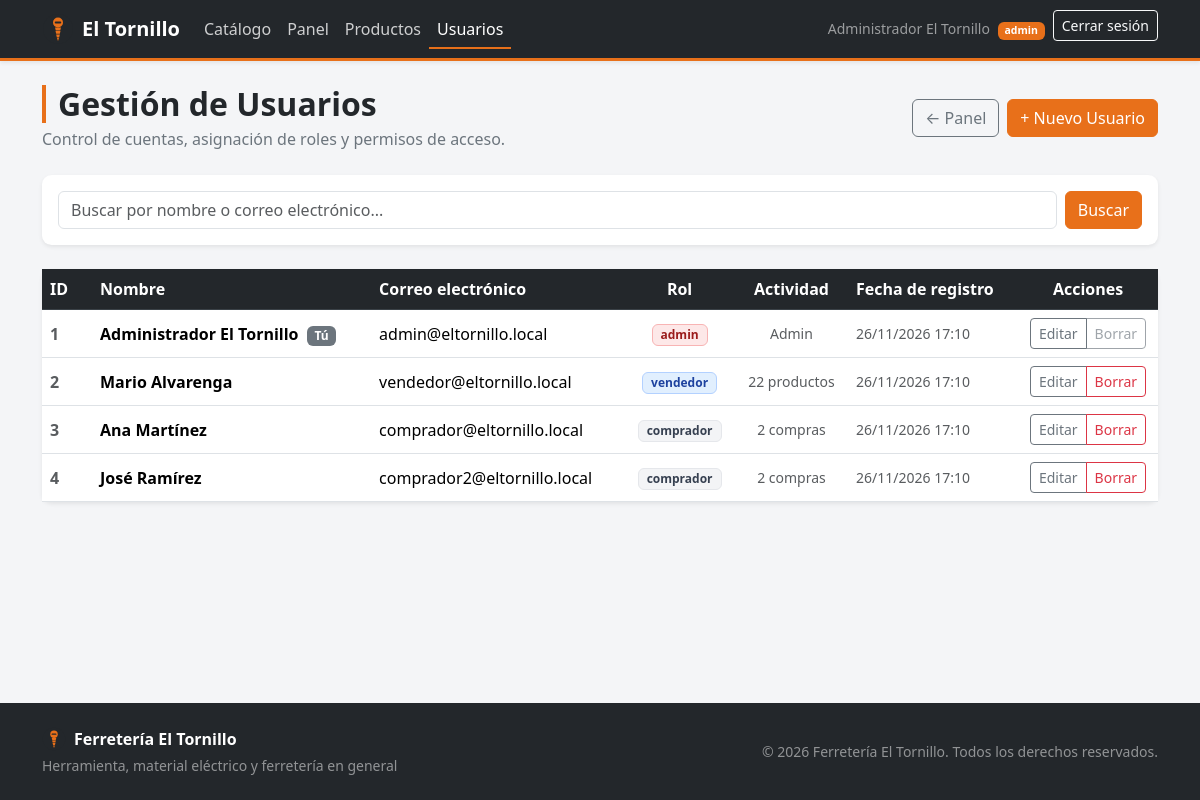
The app's page /admin/usuarios.php (signed in) with its own data.
### tables this page shows
CREATE TABLE usuarios (
    id        INT UNSIGNED NOT NULL AUTO_INCREMENT,
    nombre    VARCHAR(100) NOT NULL,
    correo    VARCHAR(150) NOT NULL,
    password  CHAR(32)     NOT NULL COMMENT 'MD5 hexadecimal',
    rol       ENUM('admin', 'vendedor', 'comprador') NOT NULL DEFAULT 'comprador',
    creado_en DATETIME     NOT NULL DEFAULT CURRENT_TIMESTAMP,
    PRIMARY KEY (id),
    UNIQUE KEY uk_usuarios_correo (correo)
);

### includes/config.php (called while the page is built, shortened)
<?php
function e(?string $texto): string
{
    return htmlspecialchars((string) $texto, ENT_QUOTES | ENT_SUBSTITUTE, 'UTF-8');
}
function url(string $ruta = ''): string
{
    return BASE_URL . ltrim($ruta, '/');
}
function fecha_legible(?string $fecha): string
{
    $ts = strtotime($fecha);
    return $ts === false ? $fecha : date('d/m/Y H:i', $ts);
}

### includes/auth.php (called while the page is built, shortened)
<?php
function esta_autenticado(): bool
{
    return isset($_SESSION['usuario_id'], $_SESSION['rol']);
}
function usuario_actual(): ?array
{
    return [
        'id'     => (int) $_SESSION['usuario_id'],
        'nombre' => (string) ($_SESSION['nombre'] ?? ''),
        'rol'    => (string) $_SESSION['rol'],
    ];
}
function usuario_id(): ?int
{
    return esta_autenticado() ? (int) $_SESSION['usuario_id'] : null;
}

### public/admin/usuarios.php (the view, shortened to what this page needs)
<?php
require_once __DIR__ . '/../../includes/auth.php';
$admin_actual_id = usuario_id();
$q = trim($_GET['q'] ?? '');
$sql = "SELECT u.id, u.nombre, u.correo, u.rol, u.creado_en,
               (SELECT COUNT(*) FROM facturas f WHERE f.comprador_id = u.id) AS facturas_comprador,
               (SELECT COUNT(*) FROM productos p WHERE p.vendedor_id = u.id) AS productos_vendedor
        FROM usuarios u
        WHERE u.nombre LIKE '%$q%' OR u.correo LIKE '%$q%'
        ORDER BY u.id ASC";
$res = mysqli_query($conn, $sql);
$usuarios = ($res !== false) ? mysqli_fetch_all($res, MYSQLI_ASSOC) : [];
require_once __DIR__ . '/../../includes/header.php';
?>
<div class="d-flex flex-wrap justify-content-between align-items-center gap-3 mb-4">
    <div>
        <h1 class="titulo-seccion h2 mb-1">Gestión de Usuarios</h1>
        <p class="text-secondary mb-0">Control de cuentas, asignación de roles y permisos de acceso.</p>
    </div>
    <div class="d-flex gap-2">
        <a href="<?= url('admin/panel.php') ?>" class="btn btn-outline-secondary">&larr; Panel</a>
        <button class="btn btn-naranja" data-bs-toggle="modal" data-bs-target="#modalCrearUsuario">
            + Nuevo Usuario
        </button>
    </div>
</div>
<div class="card mb-4 border-0 shadow-sm">
    <div class="card-body p-3">
        <form method="get" action="<?= url('admin/usuarios.php') ?>" class="d-flex gap-2">
            <input type="search" name="q" class="form-control" placeholder="Buscar por nombre o correo electrónico..." value="<?= e($q) ?>">
            <button type="submit" class="btn btn-naranja">Buscar</button>
        </form>
    </div>
</div>
<div class="card shadow-sm border-0">
    <div class="card-body p-0">
        <div class="table-responsive">
            <table class="table table-hover align-middle mb-0">
                <thead class="bg-oscuro text-white">
                    <tr>
                        <th style="width: 50px;">ID</th>
                        <th>Nombre</th>
                        <th>Correo electrónico</th>
                        <th class="text-center">Rol</th>
                        <th class="text-center">Actividad</th>
                        <th>Fecha de registro</th>
                        <th class="text-center" style="width: 140px;">Acciones</th>
                    </tr>
                </thead>
                <tbody>
                    <?php if (empty($usuarios)): ?>
                        <tr><td colspan="7" class="text-center py-4 text-muted">No se encontraron usuarios.</td></tr>
                    <?php else: ?>
                        <?php foreach ($usuarios as $u): ?>
                            <tr>
                                <td class="text-muted fw-bold"><?= $u['id'] ?></td>
                                <td class="fw-bold">
                                    <?= e($u['nombre']) ?>
                                    <?php if ((int)$u['id'] === $admin_actual_id): ?>
                                        <span class="badge bg-secondary ms-1">Tú</span>
                                    <?php endif; ?>
                                </td>
                                <td><?= e($u['correo']) ?></td>
                                <td class="text-center">
                                    <span class="badge <?= $u['rol'] === 'admin' ? 'badge-subtle-admin' : ($u['rol'] === 'vendedor' ? 'badge-subtle-vendedor' : 'badge-subtle-comprador') ?> px-2 py-1">
                                        <?= e($u['rol']) ?>
                                    </span>
                                </td>
                                <td class="text-center small text-muted">
                                    <?php if ($u['rol'] === 'comprador'): ?>
                                        <?= (int)$u['facturas_comprador'] ?> compras
                                    <?php elseif ($u['rol'] === 'vendedor'): ?>
                                        <?= (int)$u['productos_vendedor'] ?> productos
                                    <?php else: ?>
                                        Admin
                                    <?php endif; ?>
                                </td>
                                <td class="small text-muted"><?= fecha_legible($u['creado_en']) ?></td>
                                <td class="text-center">
                                    <div class="btn-group btn-group-sm">
                                        <button class="btn btn-outline-secondary" data-bs-toggle="modal" data-bs-target="#modalEdit<?= $u['id'] ?>">
                                            Editar
                                        </button>
                                        <?php if ((int)$u['id'] !== $admin_actual_id): ?>
                                            <button class="btn btn-outline-danger" onclick="if(confirm('¿Eliminar usuario #<?= $u['id'] ?> (<?= e(addslashes($u['nombre'])) ?>)?')) document.getElementById('del-u-<?= $u['id'] ?>').submit();">
                                                Borrar
                                            </button>
                                        <?php else: ?>
                                            <button class="btn btn-outline-secondary" disabled>Borrar</button>
                                        <?php endif; ?>
                                    </div>
                                </td>
                            </tr>
                        <?php endforeach; ?>
                    <?php endif; ?>
                </tbody>
            </table>
        </div>
    </div>
</div>
<?php require_once __DIR__ . '/../../includes/footer.php'; ?>

### includes/header.php (shortened to what this page needs)
<?php
require_once __DIR__ . '/auth.php';
$usuario       = usuario_actual();
$rol           = $usuario['rol'] ?? null;
$ruta_script = str_replace('\\', '/', $_SERVER['SCRIPT_NAME'] ?? '');
function clase_activa(string $archivo_o_ruta): string
{
    global $ruta_script;
    return basename($ruta_script) === $archivo_o_ruta ? ' active' : '';
}
?>
<!doctype html>
<html lang="es">
<head>
    <link rel="stylesheet" href="<?= url('assets/css/bootstrap.min.css') ?>">
    <link rel="stylesheet" href="<?= url('assets/css/estilos.css') ?>">
</head>
<body class="d-flex flex-column min-vh-100">
<nav class="navbar navbar-expand-lg navbar-dark bg-oscuro shadow-sm">
    <div class="container">
        <a class="navbar-brand d-flex align-items-center gap-2" href="<?= url('index.php') ?>">
            <img src="<?= url('assets/img/logo.svg') ?>" alt="" width="32" height="32">
            <span class="fw-bold">El Tornillo</span>
        </a>
        <div class="collapse navbar-collapse" id="menuPrincipal">
            <ul class="navbar-nav me-auto mb-2 mb-lg-0">
                <li class="nav-item">
                    <a class="nav-link<?= clase_activa('index.php') ?>" href="<?= url('index.php') ?>">Catálogo</a>
                </li>
                <?php if ($rol === 'comprador'): ?>
                    <li class="nav-item">
                        <a class="nav-link<?= clase_activa('catalogo.php') ?>" href="<?= url('comprador/catalogo.php') ?>">Comprar</a>
                    </li>
                    <li class="nav-item">
                        <a class="nav-link<?= clase_activa('carrito.php') ?>" href="<?= url('comprador/carrito.php') ?>">Carrito</a>
                    </li>
                    <li class="nav-item">
                        <a class="nav-link<?= clase_activa('historial.php') ?>" href="<?= url('comprador/historial.php') ?>">Mis facturas</a>
                    </li>
                <?php elseif ($rol === 'admin'): ?>
                    <li class="nav-item">
                        <a class="nav-link<?= clase_activa('panel.php') ?>" href="<?= url('admin/panel.php') ?>">Panel</a>
                    </li>
                    <li class="nav-item">
                        <a class="nav-link<?= clase_activa('productos.php') ?>" href="<?= url('admin/productos.php') ?>">Productos</a>
                    </li>
                    <li class="nav-item">
                        <a class="nav-link<?= clase_activa('usuarios.php') ?>" href="<?= url('admin/usuarios.php') ?>">Usuarios</a>
                    </li>
                <?php endif; ?>
            </ul>
            <ul class="navbar-nav mb-2 mb-lg-0">
                <?php if ($usuario !== null): ?>
                    <li class="nav-item d-flex align-items-center me-lg-2">
                        <span class="navbar-text small">
                            <?= e($usuario['nombre']) ?>
                            <span class="badge text-bg-naranja ms-1"><?= e($usuario['rol']) ?></span>
                        </span>
                    </li>
                    <li class="nav-item">
                        <a class="btn btn-sm btn-outline-light" href="<?= url('logout.php') ?>">Cerrar sesión</a>
                    </li>
                <?php endif; ?>
            </ul>
        </div>
    </div>
</nav>
<main class="container flex-grow-1 py-4">

### public/assets/css/estilos.css (style rules this page uses)
:root { --naranja: #e8701a; --naranja-oscuro: #c75c12; --naranja-claro: #fff1e6; --gris-oscuro: #23272b; --gris-medio: #3a4147; --gris-claro: #f4f5f7; }
html { background-color: var(--gris-oscuro); overscroll-behavior-y: none; }
body { background-color: var(--gris-claro); color: var(--gris-oscuro); }
.bg-oscuro { background-color: var(--gris-oscuro) !important; }
.text-bg-naranja { background-color: var(--naranja) !important; color: #fff !important; }
.btn-naranja { background-color: var(--naranja); border-color: var(--naranja); color: #fff; }
.navbar.bg-oscuro { border-bottom: 3px solid var(--naranja); }
.navbar-dark .navbar-nav .nav-link { color: rgba(255, 255, 255, 0.78); font-weight: 500; }
.navbar-dark .navbar-nav .nav-link:hover, .navbar-dark .navbar-nav .nav-link.active { color: #fff; }
.navbar-dark .navbar-nav .nav-link.active { box-shadow: inset 0 -2px 0 var(--naranja); }
.card { border: 1px solid #e3e6ea; border-radius: 0.6rem; }
.titulo-seccion { border-left: 4px solid var(--naranja); padding-left: 0.75rem; font-weight: 700; }
.table thead th { background-color: var(--gris-oscuro); color: #fff; font-weight: 600; border-color: var(--gris-medio); }
.badge-subtle-admin { background-color: #fde8e8 !important; color: #9b1c1c !important; border: 1px solid #f8b4b4; font-weight: 600; }
.badge-subtle-vendedor { background-color: #e1effe !important; color: #1e429f !important; border: 1px solid #b3d1ff; font-weight: 600; }
.badge-subtle-comprador { background-color: #f3f4f6 !important; color: #374151 !important; border: 1px solid #e5e7eb; font-weight: 600; }

### records on screen
usuarios: nombre "Administrador El Tornillo", rol "admin", id "1", shows "Tú", correo "admin@eltornillo.local", creado_en "26/11/2026 17:10", shows "Borrar"
usuarios: id "2", nombre "Mario Alvarenga", correo "vendedor@eltornillo.local", rol "vendedor", productos_vendedor "22", creado_en "26/11/2026 17:10"
usuarios: id "3", nombre "Ana Martínez", correo "comprador@eltornillo.local", rol "comprador", facturas_comprador "2", creado_en "26/11/2026 17:10"
usuarios: id "4", nombre "José Ramírez", correo "comprador2@eltornillo.local", rol "comprador", facturas_comprador "2", creado_en "26/11/2026 17:10"

### other values on screen
APP_NOMBRE "Ferretería El Tornillo"
APP_LEMA "Herramienta, material eléctrico y ferretería en general"
